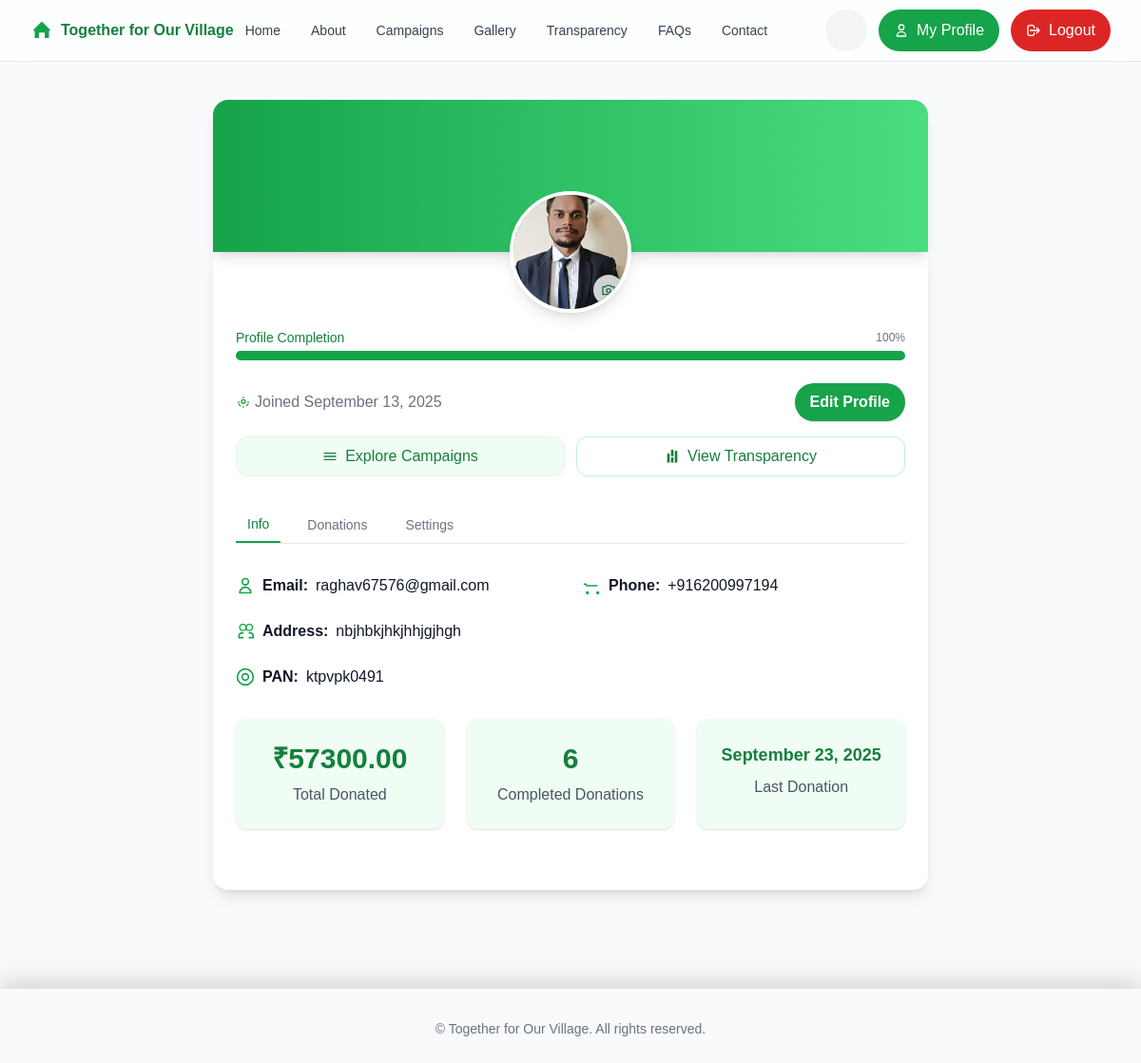
The app's page /donor-profile/ (signed in) with its own data.
### features/models.py (models this page shows, shortened)
class DonorProfile(models.Model):
    user = models.OneToOneField(settings.AUTH_USER_MODEL, on_delete=models.CASCADE)
    phone_number = models.CharField(max_length=15)
    address = models.TextField()
    pan_number = models.CharField(max_length=10, blank=True, null=True)
    total_donations = models.DecimalField(max_digits=10, decimal_places=2, default=0)
    last_donation_date = models.DateTimeField(null=True, blank=True)
    photo = models.ImageField(upload_to="profile_photos/", null=True, blank=True)

### accounts/models.py (models this page shows, shortened)
class CustomUser(AbstractUser):
    username = None
    email = models.EmailField(unique=True)
    full_name = models.CharField(max_length=255)
    is_active = models.BooleanField(default=False)
    failed_login_attempts = models.IntegerField(default=0)
    last_failed_login = models.DateTimeField(null=True, blank=True)
    USERNAME_FIELD = "email"
    REQUIRED_FIELDS = ["full_name"]
    objects = CustomUserManager()

### features/views.py (the view)
# urls.py: path("donor-profile/", views.donor_profile, name="donor_profile"),
@login_required
def donor_profile(request):
    profile, created = DonorProfile.objects.get_or_create(user=request.user)
    donations = Donation.objects.filter(donor=request.user).order_by("-donation_date")
    donations_completed_count = Donation.objects.filter(
        donor=request.user, status="COMPLETED"
    ).count()
    filled = 0
    total = 3  # phone_number, address, photo
    if getattr(profile, "phone_number", None):
        filled += 1
    if getattr(profile, "address", None):
        filled += 1
    if getattr(profile, "photo", None):
        filled += 1
    profile_completion = round((filled / total) * 100) if total else 0
    if request.method == "POST":
        form = DonorProfileForm(request.POST, request.FILES, instance=profile)
        if form.is_valid():
            form.save()
            messages.success(request, "Profile updated successfully!")
            return redirect("features:donor_profile")
    else:
        form = DonorProfileForm(instance=profile)
    context = {
        "form": form,
        "profile": profile,
        "donations": donations,
        "donations_completed_count": donations_completed_count,
        "profile_completion": profile_completion,
    }
    return render(request, "features/donor_profile.html", context)

### features/templates/features/donor_profile.html (shortened to what this page needs)
{% extends 'features/base.html' %}
{% block content %}
<div class="max-w-3xl mx-auto py-10 px-2">
    <div
        class="relative h-40 rounded-t-2xl bg-gradient-to-r from-green-600 to-green-400 dark:from-green-700 dark:to-green-500 shadow-lg flex items-end">
        <div class="absolute left-1/2 transform -translate-x-1/2 translate-y-1/2 z-10">
            <div class="w-32 h-32 rounded-full overflow-hidden shadow-lg border-4 border-white dark:border-gray-900 relative group">
                {% if profile.photo %}
                <img src="{{ profile.photo.url }}" alt="Profile Photo" class="w-full h-full object-cover">
                {% else %}
                <img src="https://ui-avatars.com/api/?name={{ profile.full_name|urlencode }}&background=166534&color=fff&size=128"
                    alt="Profile Picture" class="w-full h-full object-cover">
                {% endif %}
                <button type="button" onclick="openEditModal()" aria-label="Change profile photo"
                    class="absolute bottom-1 right-1 p-2 rounded-full bg-white/90 dark:bg-gray-900/80 text-green-700 dark:text-green-300 shadow opacity-90 group-hover:opacity-100 transition">
                    <svg class="w-4 h-4" fill="none" stroke="currentColor" stroke-width="2" viewBox="0 0 24 24">
                        <path stroke-linecap="round" stroke-linejoin="round" d="M3 7h4l2-2h6l2 2h4v12H3z" />
                        <circle cx="12" cy="13" r="3" />
                    </svg>
                </button>
            </div>
        </div>
    </div>
    <div class="bg-white dark:bg-gray-800 rounded-b-2xl shadow-lg pt-20 pb-8 px-6 mt-0">
        <div class="mb-6">
            <div class="flex justify-between items-center mb-1">
                <span class="text-sm font-medium text-green-700">Profile Completion</span>
                <span class="text-xs text-gray-500">{{ profile_completion|default:'0' }}%</span>
            </div>
            <div class="w-full bg-gray-200 rounded-full h-2.5 dark:bg-gray-700">
                <div class="bg-green-600 h-2.5 rounded-full" style="width: {{ profile_completion|default:'0' }}%"></div>
            </div>
        </div>
        <div class="flex flex-col md:flex-row md:items-center md:justify-between mb-4 gap-2">
            <div class="text-center md:text-left">
                <p class="text-gray-500 dark:text-gray-300 flex items-center justify-center md:justify-start gap-1">
                    Joined {{ profile.user.date_joined|date:'F j, Y' }}
                </p>
            </div>
            <button
                class="mt-2 md:mt-0 px-4 py-2 bg-green-600 hover:bg-green-700 text-white rounded-full font-semibold shadow transition"
                onclick="openEditModal()">Edit Profile</button>
        </div>
        <div class="grid grid-cols-1 sm:grid-cols-2 gap-3 mb-8">
            <a href="{% url 'features:campaign_list' %}"
               class="inline-flex items-center justify-center gap-2 px-4 py-2 rounded-xl bg-green-50 text-green-700 border border-green-100 hover:bg-green-100 dark:bg-gray-700 dark:text-green-300 dark:border-gray-600 dark:hover:bg-gray-600 transition">
                <svg class="w-4 h-4" fill="none" stroke="currentColor" stroke-width="2" viewBox="0 0 24 24"><path stroke-linecap="round" stroke-linejoin="round" d="M3 7h18M3 12h18M3 17h18"/></svg>
                Explore Campaigns
            </a>
            <a href="{% url 'features:fund_usage' %}"
               class="inline-flex items-center justify-center gap-2 px-4 py-2 rounded-xl bg-white text-green-700 border border-green-200 hover:bg-green-50 dark:bg-gray-700 dark:text-green-300 dark:border-gray-600 dark:hover:bg-gray-600 transition">
                <svg class="w-4 h-4" fill="none" stroke="currentColor" stroke-width="2" viewBox="0 0 24 24"><path stroke-linecap="round" stroke-linejoin="round" d="M11 11V3a1 1 0 0 1 2 0v8m-2 10v-6a1 1 0 0 1 2 0v6M5 21V9a1 1 0 0 1 2 0v12m10 0V5a1 1 0 0 1 2 0v16"/></svg>
                View Transparency
            </a>
        </div>
        <div class="mb-8 border-b border-gray-200 dark:border-gray-700">
            <nav class="flex space-x-4" aria-label="Tabs">
                <button id="tab-btn-info" class="px-3 py-2 text-sm font-medium focus:outline-none text-gray-500 hover:text-green-700 transition-colors"
                    onclick="showTab('info')">Info</button>
                <button id="tab-btn-donations" class="px-3 py-2 text-sm font-medium focus:outline-none text-gray-500 hover:text-green-700 transition-colors"
                    onclick="showTab('donations')">Donations</button>
                <button id="tab-btn-settings" class="px-3 py-2 text-sm font-medium focus:outline-none text-gray-500 hover:text-green-700 transition-colors"
                    onclick="showTab('settings')">Settings</button>
            </nav>
        </div>
        <div id="tab-info">
            <div class="grid grid-cols-1 sm:grid-cols-2 gap-6 mb-8">
                <div class="flex items-center gap-2"><svg class="w-5 h-5 text-green-600" fill="none"
                        stroke="currentColor" stroke-width="2" viewBox="0 0 24 24">
                        <path stroke-linecap="round" stroke-linejoin="round"
                            d="M16 7a4 4 0 01-8 0 4 4 0 018 0zM12 14a7 7 0 00-7 7h14a7 7 0 00-7-7z" />
                    </svg><span class="font-semibold">Email:</span> {{ profile.user.email }}</div>
                <div class="flex items-center gap-2"><svg class="w-5 h-5 text-green-600" fill="none"
                        stroke="currentColor" stroke-width="2" viewBox="0 0 24 24">
                        <path stroke-linecap="round" stroke-linejoin="round" d="M3 10h2l1 2h13" />
                        <circle cx="7" cy="21" r="1" />
                        <circle cx="20" cy="21" r="1" />
                    </svg><span class="font-semibold">Phone:</span> {{ profile.phone_number|default:'N/A' }}</div>
                <div class="flex items-center gap-2 sm:col-span-2"><span class="font-semibold">Address:</span> {{ profile.address|default:'N/A' }}</div>
                <div class="flex items-center gap-2"><span class="font-semibold">PAN:</span> {{ profile.pan_number|default:'N/A' }}</div>
            </div>
            <div class="grid grid-cols-1 sm:grid-cols-3 gap-6 mb-8">
                <div class="bg-green-50 dark:bg-gray-900 rounded-xl p-6 shadow text-center">
                    <div class="text-3xl font-bold text-green-700 mb-2">₹{{ profile.total_donations|default:'0.00' }}
                    </div>
                    <div class="text-gray-600 dark:text-gray-300">Total Donated</div>
                </div>
                <div class="bg-green-50 dark:bg-gray-900 rounded-xl p-6 shadow text-center">
                    <div class="text-3xl font-bold text-green-700 mb-2">{{ donations_completed_count|default:'0' }}
                    </div>
                    <div class="text-gray-600 dark:text-gray-300">Completed Donations</div>
                </div>
                <div class="bg-green-50 dark:bg-gray-900 rounded-xl p-6 shadow text-center">
                    <div class="text-lg font-bold text-green-700 mb-2">{% if profile.last_donation_date %}{{ profile.last_donation_date|date:'F j, Y' }}{% else %}N/A{% endif %}</div>
                    <div class="text-gray-600 dark:text-gray-300">Last Donation</div>
                </div>
            </div>
        </div>
    </div>
</div>
{% endblock %}

### static/css/custom.css (style rules this page uses)
body { font-family: 'Poppins', sans-serif; }
* { transition: color 0.2s ease, background-color 0.2s ease, border-color 0.2s ease, box-shadow 0.2s ease, transform 0.2s ease; }
html:not(.dark) { background-color: #f9fafb; }
.rounded-xl { border-radius: 16px; }

### records on screen
DonorProfile: photo (picture), user.date_joined "September 13, 2025", user.email "raghav67576@gmail.com", phone_number "+916200997194", address "nbjhbkjhkjhhjgjhgh", pan_number "ktpvpk0491", total_donations "57300.00", last_donation_date "September 23, 2025"

### other values on screen
{{ profile_completion|default:'0' }} "100"
{{ donations_completed_count|default:'0' }} "6"
